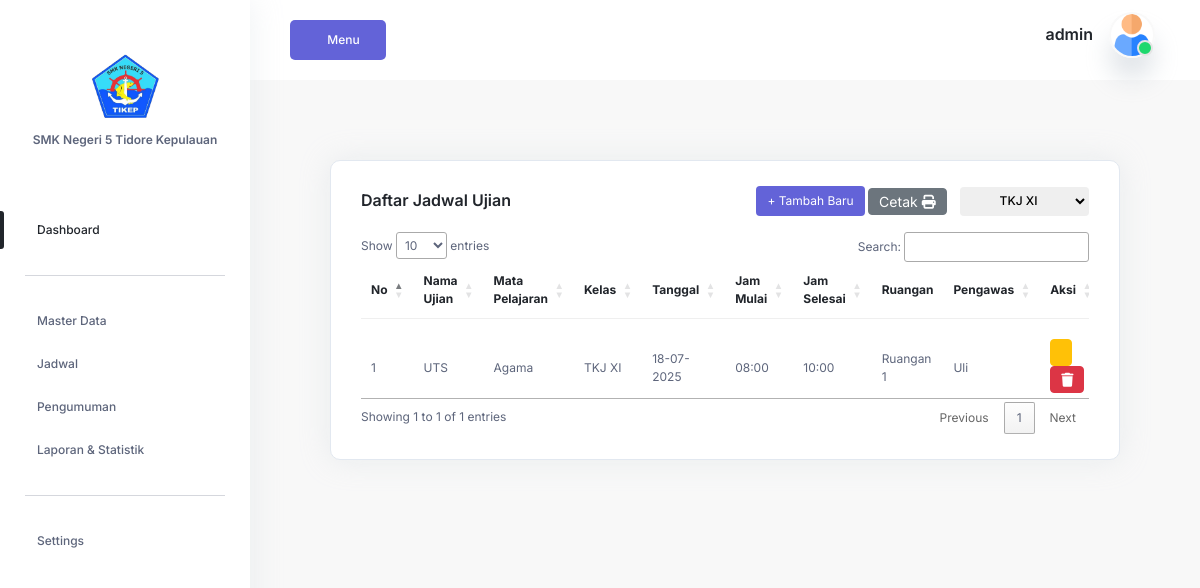
/login/admin/jadwalUjian.php?kelas_id=10 (signed in), run on the app's committed database.
### tables this page shows
CREATE TABLE `users` (
  `id` int(11) NOT NULL,
  `nama` varchar(100) NOT NULL,
  `username` varchar(50) DEFAULT NULL,
  `password` varchar(255) NOT NULL,
  `email` varchar(100) NOT NULL,
  `role` enum('admin','guru','siswa') NOT NULL,
  `is_active` tinyint(1) NOT NULL DEFAULT '1',
  `login_attempts` tinyint(1) NOT NULL DEFAULT '1',
  `created_at` timestamp NOT NULL DEFAULT CURRENT_TIMESTAMP,
  `updated_at` timestamp NULL DEFAULT NULL ON UPDATE CURRENT_TIMESTAMP
);

CREATE TABLE `jadwal_ujian` (
  `id` int(11) NOT NULL,
  `nama_ujian` varchar(100) NOT NULL,
  `mapel_id` int(11) NOT NULL,
  `kelas_id` int(11) NOT NULL,
  `guru_pengawas_id` int(11) NOT NULL,
  `tanggal_ujian` date NOT NULL,
  `jam_mulai` time NOT NULL,
  `jam_selesai` time NOT NULL,
  `ruangan_id` int(11) NOT NULL,
  `keterangan` text,
  `created_at` timestamp NOT NULL DEFAULT CURRENT_TIMESTAMP,
  `updated_at` timestamp NULL DEFAULT NULL ON UPDATE CURRENT_TIMESTAMP
);

CREATE TABLE `mapel` (
  `id_mapel` int(11) NOT NULL,
  `nama_mapel` varchar(100) NOT NULL,
  `kode_mapel` varchar(20) NOT NULL,
  `deskripsi` text,
  `created_at` timestamp NOT NULL DEFAULT CURRENT_TIMESTAMP
);

CREATE TABLE `kelas` (
  `id_kelas` int(11) NOT NULL,
  `nama_kelas` varchar(50) NOT NULL,
  `kompetensi_keahlian` varchar(100) NOT NULL,
  `jurusan_id` int(11) DEFAULT NULL,
  `wali_kelas_id` int(11) DEFAULT NULL,
  `created_at` timestamp NOT NULL DEFAULT CURRENT_TIMESTAMP
);

CREATE TABLE `ruangan` (
  `id_ruangan` int(11) NOT NULL,
  `nama_ruangan` varchar(50) NOT NULL,
  `kapasitas` int(11) DEFAULT NULL,
  `lokasi` varchar(100) DEFAULT NULL,
  `created_at` timestamp NOT NULL DEFAULT CURRENT_TIMESTAMP
);

### login/admin/jadwalUjian.php (the view, shortened to what this page needs)
<?php
include "../config/koneksi.php";
$kelas_id = isset($_GET['kelas_id']) ? (int)$_GET['kelas_id'] : 0;
$kelas_result = mysqli_query($conn, "SELECT id_kelas, nama_kelas FROM kelas ORDER BY nama_kelas");
$sql = "SELECT j.*, k.nama_kelas, m.nama_mapel, u.nama AS nama_guru, r.nama_ruangan
        FROM jadwal_ujian j
        JOIN kelas k ON j.kelas_id = k.id_kelas
        JOIN mapel m ON j.mapel_id = m.id_mapel
        JOIN guru g ON j.guru_pengawas_id = g.id
        JOIN users u ON g.user_id = u.id
        JOIN ruangan r ON j.ruangan_id = r.id_ruangan";
if ($kelas_id > 0) {
    $sql .= " WHERE j.kelas_id = $kelas_id";
}
$sql .= " ORDER BY j.tanggal_ujian DESC, j.jam_mulai DESC";
$jadwal_result = mysqli_query($conn, $sql);
?>
<?php require_once 'template/header.php';?>
<?php require_once 'template/sidebar.php';?>
<main>
    <section class="section">
        <div class="container-fluid">
            <div class="title-wrapper pt-80">
            </div>
            <section class="section">
                <div class="container-fluid">
                    <div class="row">
                        <div class="col-12">
                            <div class="card-style mb-30">
                                <div class="d-flex justify-content-between align-items-center mb-3">
                                    <h6 class="mb-0">Daftar Jadwal Ujian</h6>
                                    <div>
                                        <a href="formJadwalUjian.php?tambah=true" class="main-btn primary-btn btn-hover btn-sm">+ Tambah Baru</a>
                                        <a href="cetak.php?cetak_ujian=true&kelas_id=<?= $kelas_id ?>" class="btn btn-sm btn-secondary" target="_blank" title="Cetak PDF">
                                           Cetak <i class="fas fa-print"></i>
                                        </a>
                                        <form method="GET" style="display:inline-block; margin-left: 10px;">
                                            <select name="kelas_id" class="main-btn" onchange="this.form.submit()">
                                                <?php while ($k = mysqli_fetch_assoc($kelas_result)) : ?>
                                                    <option value="<?= $k['id_kelas'] ?>" <?= ($kelas_id == $k['id_kelas']) ? 'selected' : '' ?>>
                                                        <?= htmlspecialchars($k['nama_kelas']) ?>
                                                    </option>
                                                <?php endwhile; ?>
                                            </select>
                                        </form>
                                    </div>
                                </div>
                                <div class="table-wrapper table-responsive">
                                    <table class="table table-stripper" id="jadwalUjian">
                                        <thead>
                                            <tr>
                                                <th>No</th>
                                                <th>Nama Ujian</th>
                                                <th>Mata Pelajaran</th>
                                                <th>Kelas</th>
                                                <th>Tanggal</th>
                                                <th>Jam Mulai</th>
                                                <th>Jam Selesai</th>
                                                <th>Ruangan</th>
                                                <th>Pengawas</th>
                                                <th>Aksi</th>
                                            </tr>
                                        </thead>
                                        <tbody>
                                            <?php
                                            $no = 1;
                                            if (mysqli_num_rows($jadwal_result) > 0):
                                                while ($row = mysqli_fetch_assoc($jadwal_result)):
                                            ?>
                                                    <tr>
                                                        <td><?= $no++ ?></td>
                                                        <td><?= htmlspecialchars($row['nama_ujian']) ?></td>
                                                        <td><?= htmlspecialchars($row['nama_mapel']) ?></td>
                                                        <td><?= htmlspecialchars($row['nama_kelas']) ?></td>
                                                        <td><?= date('d-m-Y', strtotime($row['tanggal_ujian'])) ?></td>
                                                        <td><?= date('H:i', strtotime($row['jam_mulai'])) ?></td>
                                                        <td><?= date('H:i', strtotime($row['jam_selesai'])) ?></td>
                                                        <td><?= htmlspecialchars($row['nama_ruangan']) ?></td>
                                                        <td><?= htmlspecialchars($row['nama_guru']) ?></td>
                                                        <td class="pb-1">
                                                            <a href="formJadwalUjian.php?edit=<?= $row['id'] ?>" class="btn btn-sm btn-warning">
                                                            </a>
                                                            <a href="formJadwalUjian.php?hapus=<?= $row['id'] ?>" class="btn btn-sm btn-danger" onclick="return confirm('Yakin ingin menghapus data ini?')">
                                                                <i class="fas fa-trash"></i>
                                                            </a>
                                                        </td>
                                                    </tr>
                                            <?php
                                                endwhile;
                                            else:
                                            ?>
                                                <tr><td colspan="10" class="text-center">Belum ada data.</td></tr>
                                            <?php endif; ?>
                                        </tbody>
                                    </table>
                                </div>
                            </div>
                        </div>
                    </div>
                </div>
            </section>
        </div>
    </section>
</main>
<?php include './template/footer.php'; ?>

### login/admin/template/header.php (shortened to what this page needs)
<?php
include "../config/koneksi.php";
$user_id = $_SESSION['user_id'];
$query = mysqli_query($conn, "SELECT * FROM users WHERE id = '$user_id'");
 $data = mysqli_fetch_assoc($query);
?>
    <!DOCTYPE html>
<html lang="en">
    <head>
        <link rel="stylesheet" href="https://cdn.jsdelivr.net/npm/@fortawesome/fontawesome-free@5.15.4/css/fontawesome.min.css">
        <link
            href="https://cdn.jsdelivr.net/npm/bootstrap@5.2.0-beta1/dist/css/bootstrap.min.css"
            rel="stylesheet"
>
        <link rel="stylesheet" href="../../css/LineIcons.2.0.css">
        <link href="https://cdn.lineicons.com/4.0/lineicons.css" rel="stylesheet" />
        <link rel="stylesheet" href="https://cdnjs.cloudflare.com/ajax/libs/font-awesome/6.4.2/css/all.min.css" />
        <link rel="stylesheet" href="../assets/css/fullcalendar.css">
        <link rel="stylesheet" href="../assets/css/morris.css">
        <link rel="stylesheet" href="../assets/css/datatable.css">
        <link rel="stylesheet" href="../assets/css/main.css">
<link rel="stylesheet" type="text/css" href="https://cdn.datatables.net/1.11.5/css/jquery.dataTables.css">
        <body>
            <main class="main-wrapper">
                <header class="header">
                    <div class="container-fluid">
                        <div class="row">
                            <div class="col-lg-5 col-md-5 col-6">
                                <div class="header-left d-flex align-items-center">
                                    <div class="menu-toggle-btn mr-20">
                                        <button id="menu-toggle" class="main-btn primary-btn btn-hover">
                                            Menu
                                        </button>
                                    </div>
                                </div>
                            </div>
                            <div class="col-lg-7 col-md-7 col-6">
                                <div class="header-right">
                                    <div class="profile-box ml-15">
                                        <button
                                            class="dropdown-toggle bg-transparent border-0"
                                            type="button"
                                            id="profile"
                                            data-bs-toggle="dropdown"
                                            aria-expanded="false">
                                            <div class="profile-info">
                                                <div class="info">
                                                    <h6><?php echo $data['username'];?></h6>
                                                    <div class="image">
                                                        <img src="../../assets/img/user.png" alt=""/>
                                                        <span class="status"></span>
                                                    </div>
                                                </div>
                                            </div>
                                        </button>
                                    </div>
                                </div>
                            </div>
                        </div>
                    </div>
                </header>

### login/assets/css/fullcalendar.css (style rules this page uses)
:root { --fc-daygrid-event-dot-width:8px;--fc-list-event-dot-width:10px;--fc-list-event-hover-bg-color:#f5f5f5 }

### data on the page
users: username "admin"
jadwal_ujian: nama_ujian "UTS", mapel.nama_mapel "Agama", kelas.nama_kelas "TKJ XI", tanggal_ujian "18-07-2025", jam_mulai "08:00", jam_selesai "10:00", ruangan.nama_ruangan "Ruangan 1", users.nama "Uli"

### other printed values
form field kelas_id "TKJ XI"
